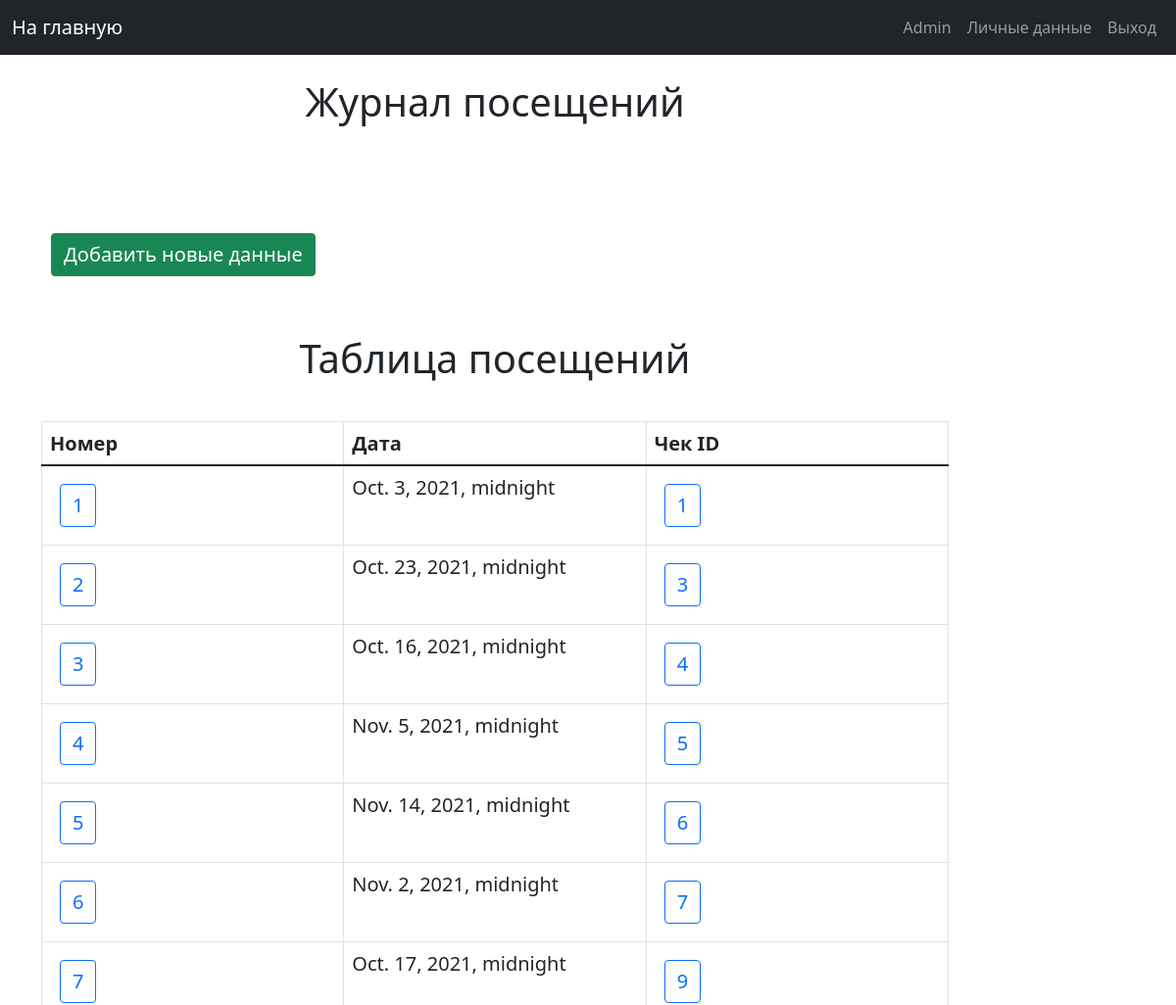
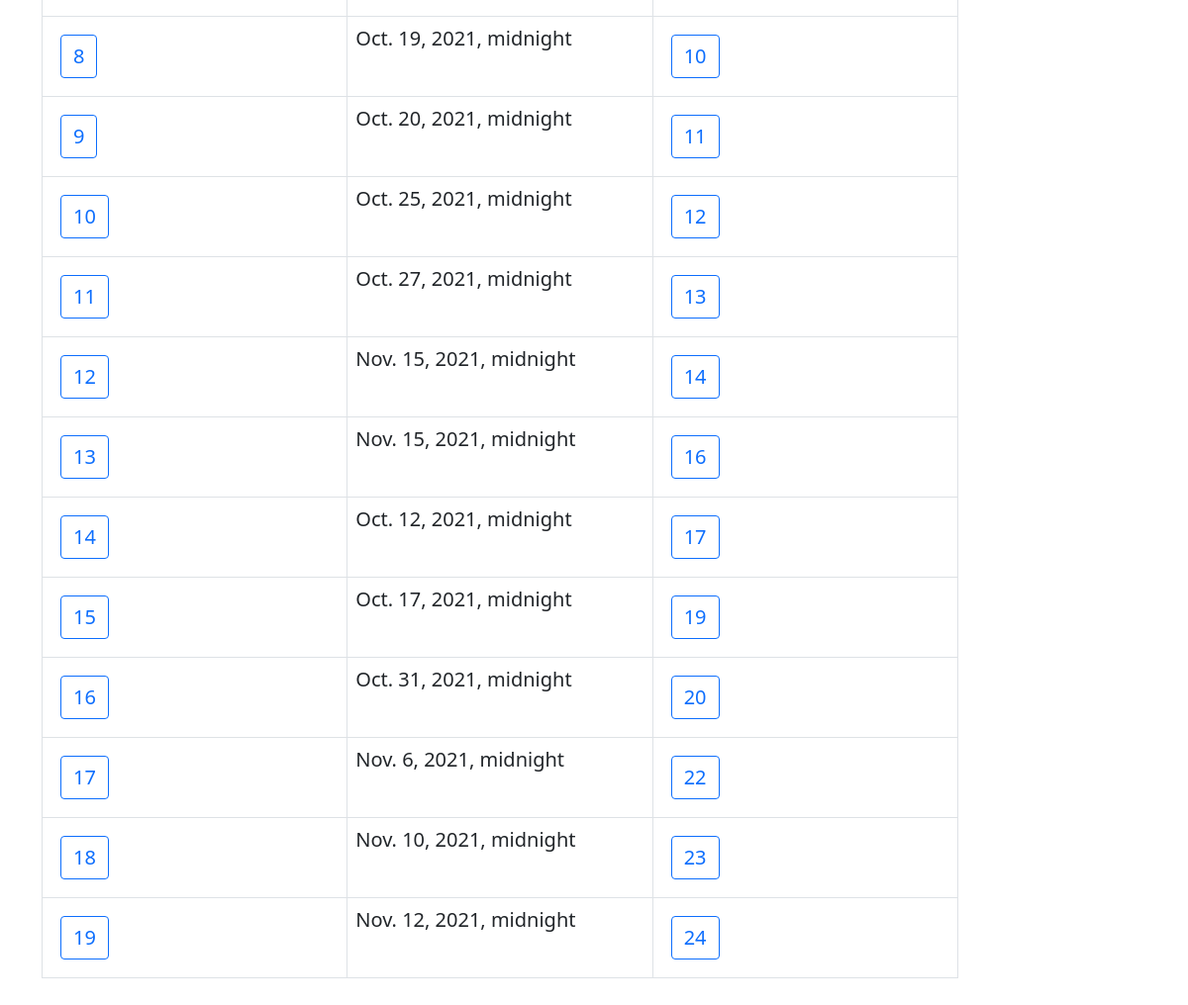
Page /main_page_admin/sessions (signed in) on the committed database (2 pictures, top to bottom).
### musem/models.py (models this page shows, shortened)
class Session(models.Model):
    session_id = models.IntegerField(primary_key=True)
    date = models.DateTimeField()
    revenue = models.ForeignKey('Revenue', on_delete=models.CASCADE)
    is_activate = models.IntegerField(default=1)
    class Meta:
        verbose_name = "Session"
        verbose_name_plural = "Session on the museum"

### musem/views.py (the view)
# urls.py: path('main_page_admin/sessions', admin_session_list, name="session_list"),
def admin_session_list(request):
    if not request.user.is_superuser:
        return HttpResponseForbidden()
    head = ["Номер", "Дата", "Чек ID"]
    table = Session.objects.raw(
        raw_query="SELECT ms.session_id, ms.date, ms.revenue_id FROM musem_session ms JOIN musem_revenue mr ON "
                  "ms.revenue_id = mr.revenue_id AND mr.is_activate = 1 WHERE ms.is_activate = 1"
    )
    return render(request, 'admin_pages/tables/session_list_pages.html', {
        'title_page': 'Журнал посещений',
        'hide_nav_bar': 0,
        'head': head,
        'table': table,
        'is_administrative_zone': 1
    })

### templates/admin_pages/tables/session_list_pages.html
{% extends 'include/base.html' %}
{% load static %}
{% block title %}
    <div class="title_block">
        <h2 class="title">{{ title_page }}</h2>
    </div>
{% endblock title %}
{% block content %}
    <div class="list_button_block">
        <a class="float-right btn text-white btn-success text_button"
           href="{% url 'create_session' %}">Добавить новые данные</a>
        <h2 class="sub_title_table">Таблица посещений</h2>
        {% include 'include/tables/session_table.html' %}
    </div>
{% endblock content %}

### templates/include/navbar.html (shortened to what this page needs)
<nav class="navbar navbar-expand-md navbar-dark bg-dark mb-4">
    <div class="container-fluid">
        {% if is_administrative_zone %}
            <a class="navbar-brand" href="{% url "main_page_admin" %}">На главную</a>
        {% else %}
            <a class="navbar-brand" href="{% url "main_page" %}">На главную</a>
        {% endif %}
        <div class="pull-right">
            <ul class="navbar-nav me-auto mb-2 mb-md-0">
                {% if request.user.is_authenticated %}
                    <li class="nav-item">
                        <a class="nav-link" href="{% url 'user_data' %}" tabindex="-1">{{ request.user.first_name }}</a>
                    </li>
                    <li class="nav-item">
                        <a class="nav-link" href="{% url 'user_settings' %}" tabindex="-1">Личные данные</a>
                    </li>
                    <li class="nav-item">
                        <a class="nav-link" href="{% url 'logout' %}" tabindex="-1">Выход</a>
                    </li>
                {% endif %}
            </ul>
        </div>
    </div>
</nav>

### templates/include/tables/session_table.html (shortened to what this page needs)
{% extends 'include/base_table.html' %}
{% load static %}
        {% block table_head %}
            {% for title in head %}
                <th class="text_button">{{ title }}</th>
            {% endfor %}
        {% endblock %}
        {% block table_content %}
            {% for content_list in table %}
                <tr>
                    <td>
                        <a href="{% url 'session_description' session_id=content_list.session_id %}"
                           class="btn btn-outline-primary text_button">{{ content_list.session_id }}</a>
                    </td>
                    <td class="text_button">{{ content_list.date }}</td>
                    <td>
                        <a href="{% url 'revenue_description' revenue_id=content_list.revenue_id %}"
                           class="btn btn-outline-primary text_button">{{ content_list.revenue_id }}</a>
                    </td>
                </tr>
            {% endfor %}
        {% endblock %}

### static/css/my_styles.css (style rules this page uses)
.title_block { margin-bottom: 100px; }
.title { font-size: 40px; text-align: center; }
.text_button { font-size: 20px; margin: 10px; }
.sub_title_table { font-size: 40px; text-align: center; margin-top: 50px; margin-bottom: 40px; }
td, th { white-space: normal; word-wrap: break-word; }
.list_button_block { margin-bottom: 50px; }

### rows in the picture
Session: session_id "1", date "Oct. 3, 2021, midnight", revenue_id "1"
Session: session_id "2", date "Oct. 23, 2021, midnight", revenue_id "3"
Session: session_id "3", date "Oct. 16, 2021, midnight", revenue_id "4"
Session: session_id "4", date "Nov. 5, 2021, midnight", revenue_id "5"
Session: session_id "5", date "Nov. 14, 2021, midnight", revenue_id "6"
Session: session_id "6", date "Nov. 2, 2021, midnight", revenue_id "7"
Session: session_id "7", date "Oct. 17, 2021, midnight", revenue_id "9"
Session: session_id "8", date "Oct. 19, 2021, midnight", revenue_id "10"
Session: session_id "9", date "Oct. 20, 2021, midnight", revenue_id "11"
Session: session_id "10", date "Oct. 25, 2021, midnight", revenue_id "12"
Session: session_id "11", date "Oct. 27, 2021, midnight", revenue_id "13"
Session: session_id "12", date "Nov. 15, 2021, midnight", revenue_id "14"
Session: session_id "13", date "Nov. 15, 2021, midnight", revenue_id "16"
Session: session_id "14", date "Oct. 12, 2021, midnight", revenue_id "17"
Session: session_id "15", date "Oct. 17, 2021, midnight", revenue_id "19"
Session: session_id "16", date "Oct. 31, 2021, midnight", revenue_id "20"
Session: session_id "17", date "Nov. 6, 2021, midnight", revenue_id "22"
Session: session_id "18", date "Nov. 10, 2021, midnight", revenue_id "23"
Session: session_id "19", date "Nov. 12, 2021, midnight", revenue_id "24"

### other values in the picture
{{ request.user.first_name }} "Admin"
{{ title_page }} "Журнал посещений"
{{ title }} "Номер" "Дата" "Чек ID"
